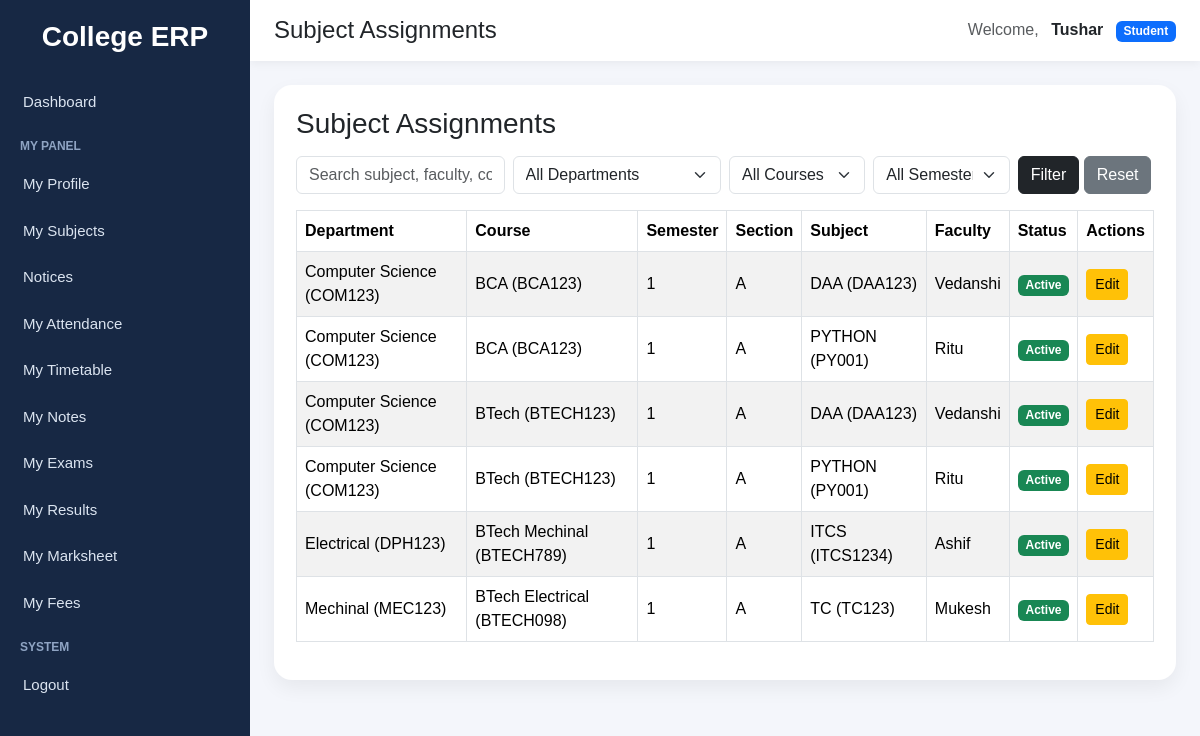
The app's page /subjects/assignments/ (signed in) with its own data.
### accounts/models.py (models this page shows, shortened)
class CustomUser(AbstractUser):
    ROLE_CHOICES = (
        ("student", "Student"),
        ("faculty", "Faculty"),
        ("admin", "Admin"),
    )
    role = models.CharField(max_length=20, choices=ROLE_CHOICES)
    groups = models.ManyToManyField(
        Group,
        blank=True,
        related_name="customuser_set",
        related_query_name="customuser"
    )
    user_permissions = models.ManyToManyField(
        Permission,
        blank=True,
        related_name="customuser_permissions_set",
        related_query_name="customuser_permission"
    )

### subjects/models.py (models this page shows, shortened)
class SubjectAssignment(models.Model):
    SEMESTER_CHOICES = (
        (1, 'Semester 1'),
        (2, 'Semester 2'),
        (3, 'Semester 3'),
        (4, 'Semester 4'),
        (5, 'Semester 5'),
        (6, 'Semester 6'),
        (7, 'Semester 7'),
        (8, 'Semester 8'),
    )
    department = models.ForeignKey(
        Department,
        on_delete=models.CASCADE,
        related_name='subject_assignments'
    )
    course = models.ForeignKey(
        Course,
        on_delete=models.CASCADE,
        related_name='subject_assignments'
    )
    semester = models.PositiveSmallIntegerField(choices=SEMESTER_CHOICES)
    section = models.CharField(max_length=20, blank=True, null=True)
    subject = models.ForeignKey(
        Subject,
        on_delete=models.CASCADE,
        related_name='assignments'
    )
    faculty = models.ForeignKey(
        Faculty,
        on_delete=models.CASCADE,
        related_name='subject_assignments'
    )
    is_active = models.BooleanField(default=True)
    created_at = models.DateTimeField(auto_now_add=True)
    class Meta:
        ordering = ['department__name', 'course__name', 'semester', 'section', 'subject__name']
        unique_together = ('course', 'semester', 'section', 'subject')

class Subject(models.Model):
    name = models.CharField(max_length=100)
    code = models.CharField(max_length=20)
    def __str__(self):
        return f"{self.name} ({self.code})"

### departments/models.py (models this page shows)
class Department(models.Model):
    name = models.CharField(max_length=100, unique=True)
    code = models.CharField(max_length=10, unique=True)
    class Meta:
        ordering = ["name"]
    def __str__(self):
        return f"{self.name} ({self.code})"

### courses/models.py (models this page shows)
class Course(models.Model):
    name = models.CharField(max_length=100, unique=True)
    code = models.CharField(max_length=20, unique=True)
    department = models.ForeignKey(
        Department,
        on_delete=models.CASCADE,
        related_name="courses"
    )
    duration = models.PositiveIntegerField(default=3)
    faculty = models.ForeignKey(
        "faculty.Faculty",
        on_delete=models.SET_NULL,
        null=True,
        blank=True,
        related_name="assigned_courses"
    )
    created_at = models.DateTimeField(auto_now_add=True)
    class Meta:
        ordering = ["name"]
    def __str__(self):
        return f"{self.name} ({self.code})"

### faculty/models.py (models this page shows)
class Faculty(models.Model):
    user = models.OneToOneField(
        settings.AUTH_USER_MODEL,
        on_delete=models.CASCADE,
        related_name='faculty_profile',
        null=True,
        blank=True
    )
    name = models.CharField(max_length=150, blank=True, null=True)
    email = models.EmailField(blank=True, null=True)
    phone = models.CharField(max_length=15, blank=True, null=True)
    department = models.CharField(max_length=100, blank=True, null=True)
    course = models.ForeignKey(
        'courses.Course',
        on_delete=models.SET_NULL,
        null=True,
        blank=True,
        related_name='faculty_members'
    )
    designation = models.CharField(max_length=100, blank=True, null=True)
    photo = models.ImageField(upload_to='faculty/', blank=True, null=True)
    date_joined = models.DateField(blank=True, null=True)
    created_at = models.DateTimeField(auto_now_add=True, null=True, blank=True)
    def __str__(self):
        return self.name or "Faculty"

### subjects/views.py (the view, shortened to what this page needs)
# urls.py: path('assignments/', views.subject_assignment_list, name='subject_assignment_list'),
@login_required
def subject_assignment_list(request):
    query = request.GET.get('q', '')
    department_id = request.GET.get('department', '')
    course_id = request.GET.get('course', '')
    semester = request.GET.get('semester', '')
    assignments = SubjectAssignment.objects.select_related(
        'department', 'course', 'subject', 'faculty'
    ).all().order_by('department__name', 'course__name', 'semester', 'section', 'subject__name')
    if department_id:
        assignments = assignments.filter(department_id=department_id)
    if course_id:
        assignments = assignments.filter(course_id=course_id)
    if semester:
        assignments = assignments.filter(semester=semester)
    departments = Department.objects.all().order_by('name')
    courses = Course.objects.all().order_by('name')
    return render(request, 'subjects/subject_assignment_list.html', {
        'assignments': assignments,
        'departments': departments,
        'courses': courses,
        'query': query,
        'selected_department': department_id,
        'selected_course': course_id,
        'selected_semester': semester,
    })

### notices/context_processors.py (called while the page is built)
def latest_notices(request):
    if not request.user.is_authenticated:
        return {"latest_notices": []}
    notices = get_visible_notices_for_user(request.user)[:5]
    return {"latest_notices": notices}

### subjects/templates/subjects/subject_assignment_list.html (shortened to what this page needs)
{% extends "base.html" %}
{% block page_title %}Subject Assignments{% endblock %}
{% block content %}
<div class="page-card">
    <div class="d-flex justify-content-between align-items-center mb-3">
        <h3 class="mb-0">Subject Assignments</h3>
    </div>
    <form method="get" class="row g-2 mb-3">
        <div class="col-md-3">
            <input type="text" name="q" value="{{ query }}" class="form-control" placeholder="Search subject, faculty, course">
        </div>
        <div class="col-md-3">
            <select name="department" class="form-select">
                <option value="">All Departments</option>
            </select>
        </div>
        <div class="col-md-2">
            <select name="course" class="form-select">
                <option value="">All Courses</option>
            </select>
        </div>
        <div class="col-md-2">
            <select name="semester" class="form-select">
                <option value="">All Semesters</option>
            </select>
        </div>
        <div class="col-md-2">
            <button type="submit" class="btn btn-dark">Filter</button>
            <a href="{% url 'subject_assignment_list' %}" class="btn btn-secondary">Reset</a>
        </div>
    </form>
    <div class="table-responsive">
        <table class="table table-bordered table-striped align-middle">
            <thead>
                <tr>
                    <th>Department</th>
                    <th>Course</th>
                    <th>Semester</th>
                    <th>Section</th>
                    <th>Subject</th>
                    <th>Faculty</th>
                    <th>Status</th>
                    <th>Actions</th>
                </tr>
            </thead>
            <tbody>
                {% for assignment in assignments %}
                <tr>
                    <td>{{ assignment.department }}</td>
                    <td>{{ assignment.course }}</td>
                    <td>{{ assignment.semester }}</td>
                    <td>{{ assignment.section|default:"-" }}</td>
                    <td>{{ assignment.subject }}</td>
                    <td>{{ assignment.faculty }}</td>
                    <td>
                        {% if assignment.is_active %}
                            <span class="badge bg-success">Active</span>
                        {% else %}
                            <span class="badge bg-secondary">Inactive</span>
                        {% endif %}
                    </td>
                    <td>
                        <a href="{% url 'subject_assignment_edit' assignment.id %}" class="btn btn-warning btn-sm">Edit</a>
                    </td>
                </tr>
                {% empty %}
                <tr>
                    <td colspan="8" class="text-center">No subject assignments found.</td>
                </tr>
                {% endfor %}
            </tbody>
        </table>
    </div>
</div>
{% endblock %}

### templates/base.html (shortened to what this page needs)
<!DOCTYPE html>
<html lang="en">
<head>
    <link href="https://cdn.jsdelivr.net/npm/bootstrap@5.3.3/dist/css/bootstrap.min.css" rel="stylesheet">
</head>
<body>
<div class="sidebar">
    <h3>College ERP</h3>
    {% if request.user.is_authenticated %}
        {% if request.user.is_superuser or request.user.role == 'admin' %}
            <a href="/dashboard/" class="{% if '/dashboard' in request.path or request.path == '/' %}active-link{% endif %}">
                Dashboard
            </a>
            <div class="sidebar-section-title">Management</div>
            <a href="{% url 'student_list' %}" class="{% if '/students/' in request.path %}active-link{% endif %}">
                Students
            </a>
            <a href="{% url 'faculty_list' %}" class="{% if '/faculty/' in request.path %}active-link{% endif %}">
                Faculty
            </a>
            <a href="/courses/" class="{% if '/courses/' in request.path %}active-link{% endif %}">
                Courses
            </a>
            <a href="/departments/" class="{% if '/departments/' in request.path %}active-link{% endif %}">
                Departments
            </a>
            <div class="sidebar-section-title">Academics</div>
            <a href="/subjects/" class="{% if '/subjects/' in request.path and '/subjects/assignments/' not in request.path and '/subjects/my/' not in request.path %}active-link{% endif %}">
                Subjects
            </a>
            <a href="{% url 'subject_assignment_list' %}" class="{% if '/subjects/assignments/' in request.path %}active-link{% endif %}">
                Subject Assignments
            </a>
            <a href="{% url 'notice_list' %}" class="{% if '/notices/' in request.path %}active-link{% endif %}">
                Notices
            </a>
            <a href="{% url 'attendance_list' %}" class="{% if '/attendance/' in request.path %}active-link{% endif %}">
                Attendance
            </a>
            <a href="{% url 'timetable_list' %}" class="{% if '/timetable/' in request.path and '/timetable/faculty/' not in request.path and '/timetable/student/' not in request.path %}active-link{% endif %}">
                Timetable
            </a>
            <a href="/exams/" class="{% if '/exams/' in request.path and '/exams/results/' not in request.path %}active-link{% endif %}">
                Exams
            </a>
            <a href="{% url 'exam_schedule_list' %}" class="{% if '/exams/schedule/' in request.path %}active-link{% endif %}">
                Exam Schedule
            </a>
            <a href="{% url 'result_list' %}" class="{% if '/exams/results/list/' in request.path %}active-link{% endif %}">
                Results
            </a>
            <a href="{% url 'fee_structure_list' %}" class="{% if '/finance/structures/' in request.path %}active-link{% endif %}">
                Fee Structures
            </a>
            <a href="{% url 'promote_student_fee' %}" class="{% if '/finance/promote/' in request.path %}active-link{% endif %}">
                Promote Fees
            </a>
            <a href="{% url 'student_fee_list' %}" class="{% if '/finance/students/' in request.path %}active-link{% endif %}">
                Student Fees
            </a>
        {% elif request.user.role == 'student' %}
            <a href="/dashboard/" class="{% if '/dashboard' in request.path or request.path == '/' %}active-link{% endif %}">
                Dashboard
            </a>
            <div class="sidebar-section-title">My Panel</div>
            <a href="{% url 'my_student_profile' %}" class="{% if '/students/profile/' in request.path %}active-link{% endif %}">
                My Profile
            </a>
            <a href="{% url 'my_subjects' %}" class="{% if '/subjects/my/' in request.path %}active-link{% endif %}">
                My Subjects
            </a>
            <a href="{% url 'notice_list' %}" class="{% if '/notices/' in request.path %}active-link{% endif %}">
                Notices
            </a>
            <a href="{% url 'my_attendance' %}" class="{% if '/attendance/my/' in request.path %}active-link{% endif %}">
                My Attendance
            </a>
            <a href="{% url 'student_timetable' %}" class="{% if '/timetable/student/' in request.path %}active-link{% endif %}">
                My Timetable
            </a>
            <a href="{% url 'student_note_list' %}" class="{% if '/notes/student/' in request.path %}active-link{% endif %}">
                My Notes
            </a>
            <a href="{% url 'student_exam_schedule' %}" class="{% if '/exams/my-exams/' in request.path %}active-link{% endif %}">
                My Exams
            </a>
            <a href="{% url 'student_result_list' %}" class="{% if '/exams/results/student/' in request.path %}active-link{% endif %}">
                My Results
            </a>
            <a href="{% url 'consolidated_marksheet' %}" class="{% if '/exams/marksheet/' in request.path %}active-link{% endif %}">
                My Marksheet
            </a>
            <a href="{% url 'my_fees' %}" class="{% if '/finance/my-fees/' in request.path %}active-link{% endif %}">
                My Fees
            </a>
        {% endif %}
        <div class="sidebar-section-title">System</div>
        <form method="post" action="/accounts/logout/" style="margin:0;">
            <button type="submit" class="sidebar-logout-btn">Logout</button>
        </form>
    {% endif %}
</div>
<div class="main-content">
    <div class="topbar d-flex justify-content-between align-items-center">
        <h4 class="mb-0">{% block page_title %}College ERP{% endblock %}</h4>
        <div>
            {% if request.user.is_authenticated %}
                <span class="me-2 text-muted">Welcome,</span>
                <strong>{{ request.user.username }}</strong>
                {% if request.user.is_superuser %}
                    <span class="badge bg-danger ms-2">Admin</span>
                {% elif request.user.role %}
                    <span class="badge bg-primary ms-2">{{ request.user.role|title }}</span>
                {% endif %}
            {% endif %}
        </div>
    </div>
    <div class="content-area">
        {% block content %}{% endblock %}
    </div>
</div>
</body>
</html>

### templates/base.html (style rules this page uses)
body { background-color: #f4f6fb; margin: 0; padding: 0; font-family: Arial, sans-serif; }
.sidebar { width: 250px; min-height: 100vh; background: #172844; color: white; position: fixed; top: 0; left: 0; padding-top: 20px; }
.sidebar h3 { text-align: center; margin-bottom: 25px; font-weight: 700; }
.sidebar a { color: #dbe4f0; text-decoration: none; display: block; padding: 12px 20px; font-size: 15px; border-left: 3px solid transparent; }
.sidebar-section-title { font-size: 12px; color: #8fa4c3; padding: 12px 20px 6px; text-transform: uppercase; font-weight: bold; }
.sidebar-logout-btn { color: #dbe4f0; text-decoration: none; display: block; padding: 12px 20px; font-size: 15px; border: none; background: none; width: 100%; text-align: left; border-left: 3px solid transparent; }
.main-content { margin-left: 250px; min-height: 100vh; }
.topbar { background: white; padding: 16px 24px; box-shadow: 0 2px 10px rgba(0,0,0,0.06); }
.content-area { padding: 24px; }
.page-card { background: white; border-radius: 18px; padding: 22px; box-shadow: 0 8px 20px rgba(0,0,0,0.06); }

### records on screen
CustomUser: user.username "Tushar", user.role "Student"
SubjectAssignment: department "Computer Science (COM123)", course "BCA (BCA123)", semester "1", section "A", subject "DAA (DAA123)", faculty "Vedanshi", is_active "Active"
SubjectAssignment: department "Computer Science (COM123)", course "BCA (BCA123)", semester "1", section "A", subject "PYTHON (PY001)", faculty "Ritu", is_active "Active"
SubjectAssignment: department "Computer Science (COM123)", course "BTech (BTECH123)", semester "1", section "A", subject "DAA (DAA123)", faculty "Vedanshi", is_active "Active"
SubjectAssignment: department "Computer Science (COM123)", course "BTech (BTECH123)", semester "1", section "A", subject "PYTHON (PY001)", faculty "Ritu", is_active "Active"
SubjectAssignment: department "Electrical (DPH123)", course "BTech Mechinal (BTECH789)", semester "1", section "A", subject "ITCS (ITCS1234)", faculty "Ashif", is_active "Active"
SubjectAssignment: department "Mechinal (MEC123)", course "BTech Electrical (BTECH098)", semester "1", section "A", subject "TC (TC123)", faculty "Mukesh", is_active "Active"
